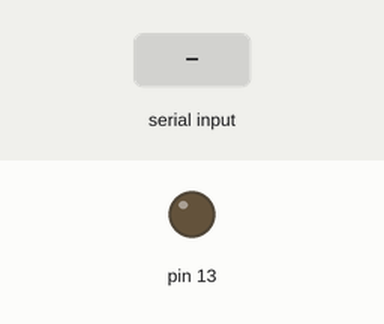
The sketch below on a simulated Arduino Uno, built with avr-gcc and run on an emulated ATmega328P. Shown: output pins drawn as LEDs (lit = HIGH). Dashed ring = blinking. The test bench sets the inputs (shaded band). Random numbers use the default seed unless the sketch sets one.

Above: at 1.2 s.
1.3 s: "90,45\n" received over Serial
At 1.7 s:
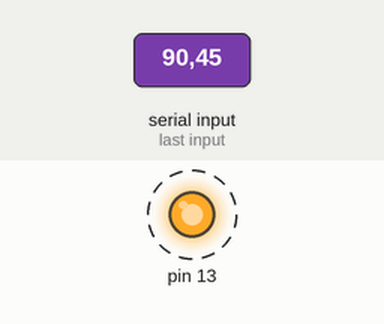
Timing chart, 0 to 10.3 s (numbered marks = the images above; inputs shaded):
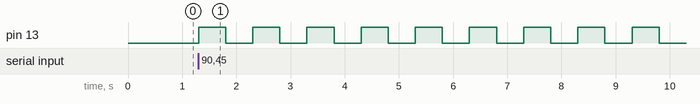

The sketch:

week1task.ino
```cpp
void setup() {
  Serial.begin(9600);
  pinMode(13, OUTPUT);
}

void loop() {
  if (Serial.available() > 0) {
    int num = Serial.parseInt();
    for (int i = 0; i < num; i++) {
      digitalWrite(13, HIGH);
      delay(500);
      digitalWrite(13, LOW);
      delay(500);
    }

    int randomNum = random(1000, 5000);
    Serial.println(randomNum);
  }

}
```

Measured:
- after the input at 1.3 s, pin 13: alternates HIGH for 0.50 s and LOW for 0.50 s, starting at once
